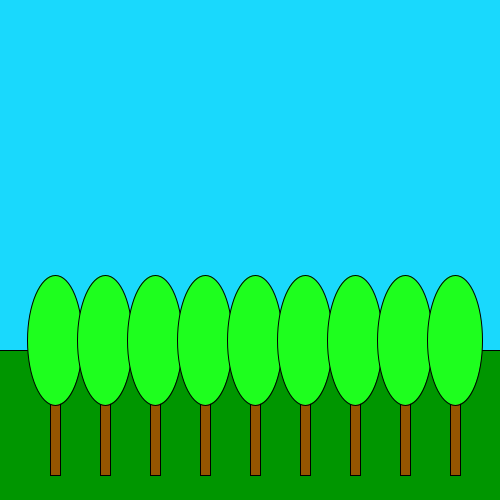
Frame 1 (no input)
Frame 60 (the mouse pressed at the canvas centre just before this capture): identical to frame 1, image omitted
Frame 120 (the mouse held since frame 60 and released just before this capture): identical to frame 1, image omitted

The Processing sketch that drew this single still picture (run headless with seeded random() and noise(); from frame 60 on, the mouse is pressed at the canvas centre):

// Processing sketch: Chapter9Assignment10
// ── Chapter9Assignment10.pde
void setup(){
  size(500,500);
}

void draw(){
  background(25,217,253);
  ground();
  Tree(50,350,10,125,55,340,55,130);
}
void ground(){
  fill(0,150,0);
  rect(-10,350,510,160);
}

void Tree(int a, int b, int c ,int d, int e, int f, int g, int h){
  for(int i = 0; i < 9; i++){
    println(i);
    fill(149,85,0);
    rect(a,b,c,d);
    fill(30,255,30);
    ellipse(e,f,g,h);
    
    a += 50;
    e += 50;
  }
}
